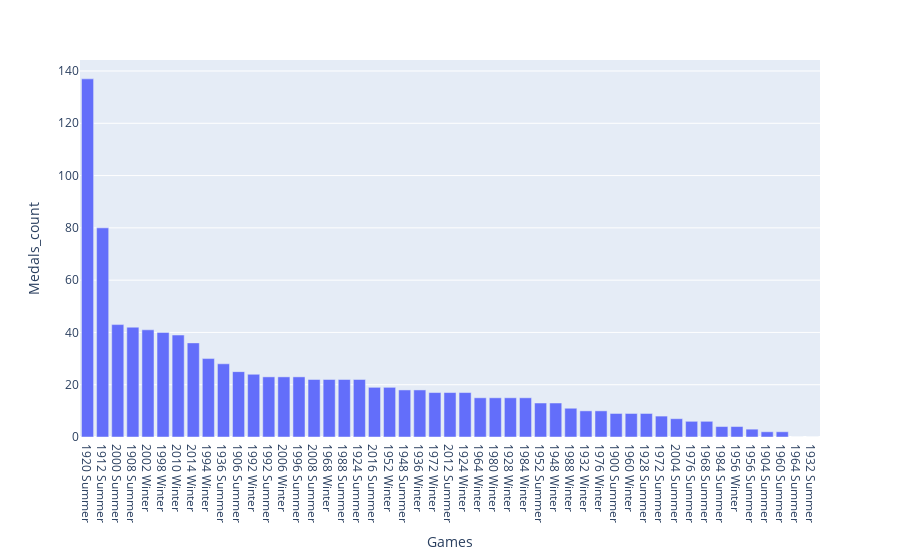

Source (notebook cell):
### Code cell
fig = px.bar(games_results, x="Games", y="Medals_count")
fig.show()

### Figure 1 — Plotly figure (JSON) as saved in the notebook; plotly's stock layout.template omitted (floating-point values rounded to 4 significant figures)
{"data": [{"alignmentgroup": "True", "hovertemplate": "Games=%{x}<br>Medals_count=%{y}<extra></extra>", "legendgroup": "", "marker": {"color": "#636efa", "pattern": {"shape": ""}}, "name": "", "offsetgroup": "", "orientation": "v", "showlegend": false, "textposition": "auto", "type": "bar", "x": ["1920 Summer", "1912 Summer", "2000 Summer", "1908 Summer", "2002 Winter", "1998 Winter", "2010 Winter", "2014 Winter", "1994 Winter", "1936 Summer", "1906 Summer", "1992 Winter", "1992 Summer", "2006 Winter", "1996 Summer", "2008 Summer", "1968 Winter", "1988 Summer", "1924 Summer", "2016 Summer", "1952 Winter", "1948 Summer", "1936 Winter", "1972 Winter", "2012 Summer", "1924 Winter", "1964 Winter", "1980 Winter", "1928 Winter", "1984 Winter", "1952 Summer", "1948 Winter", "1988 Winter", "1932 Winter", "1976 Winter", "1900 Summer", "1960 Winter", "1928 Summer", "1972 Summer", "2004 Summer", "1976 Summer", "1968 Summer", "1984 Summer", "1956 Winter", "1956 Summer", "1904 Summer", "1960 Summer", "1964 Summer", "1932 Summer"], "xaxis": "x", "y": [137, 80, 43, 42, 41, 40, 39, 36, 30, 28, 25, 24, 23, 23, 23, 22, 22, 22, 22, 19, 19, 18, 18, 17, 17, 17, 15, 15, 15, 15, 13, 13, 11, 10, 10, 9, 9, 9, 8, 7, 6, 6, 4, 4, 3, 2, 2, 0, 0], "yaxis": "y"}], "layout": {"barmode": "relative", "legend": {"tracegroupgap": 0}, "margin": {"t": 60}, "xaxis": {"anchor": "y", "domain": [0, 1], "title": {"text": "Games"}}, "yaxis": {"anchor": "x", "domain": [0, 1], "title": {"text": "Medals_count"}}}}
